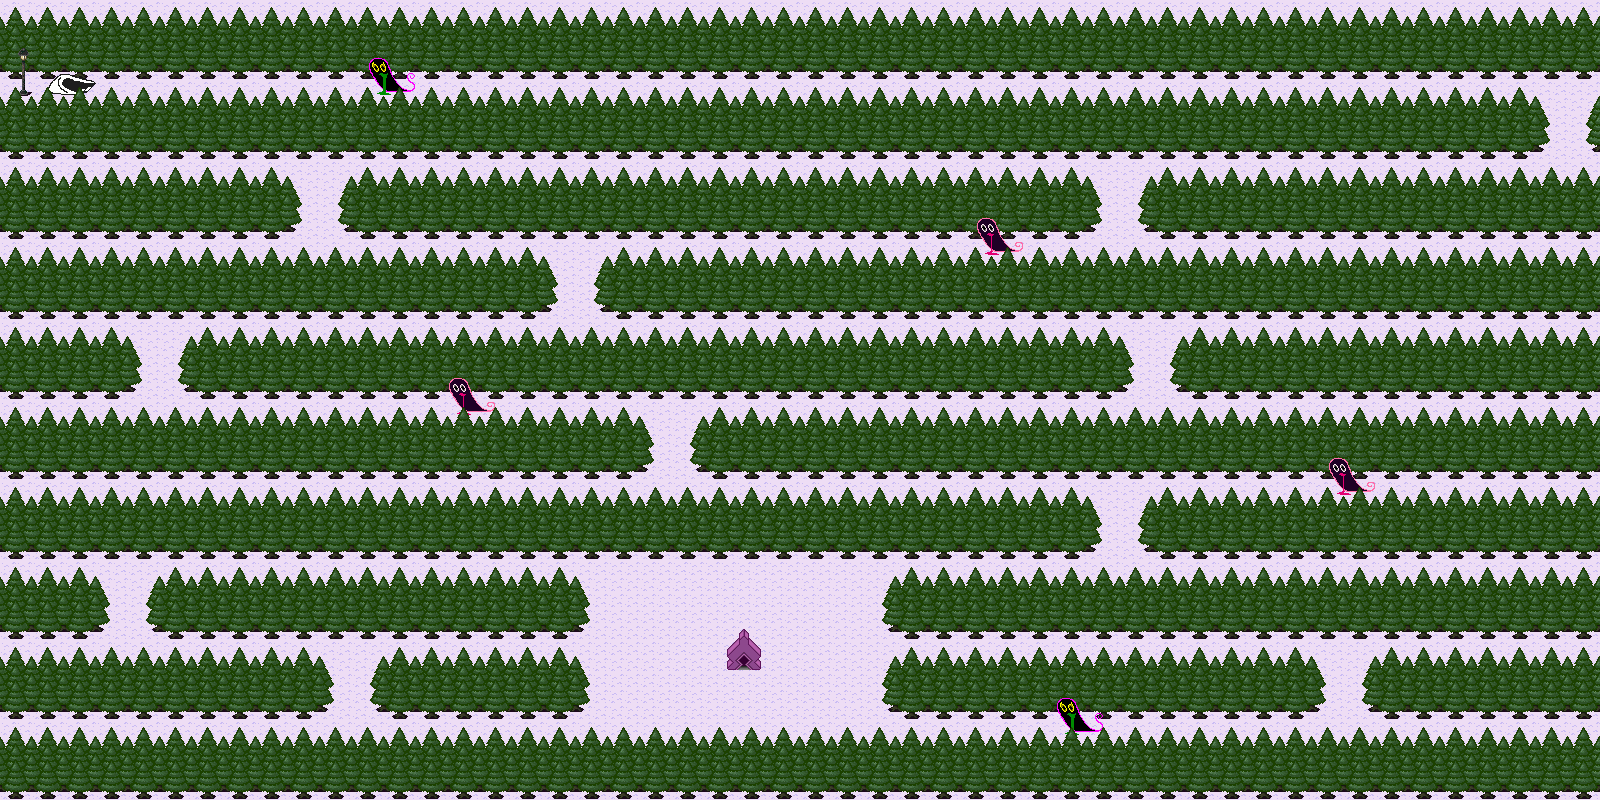

The image is a tile-based game level rendered from a .tmx file. Its description and source (layers, tilesets, objects; grid data summarised) follow:
An orthogonal 100x50 tile map with 16x16 px tiles, 7 tile layers (floor, wood, trucs, porte, ...), 3 tilesets and 46 objects (35x collision, enter_lost_wood1, enter_lost_wood2, spawn_lost_wood2, spawn_lost_wood1, ...).

<map version="1.8" tiledversion="1.8.2" orientation="orthogonal" renderorder="right-down" width="100" height="50" tilewidth="16" tileheight="16" infinite="0" nextlayerid="10" nextobjectid="62">
 <tileset firstgid="1" source="tileset_pinksea.tsx" />
 <tileset firstgid="481" source="tileset_yumeforest.tsx" />
 <tileset firstgid="961" source="white_desert.tsx" />
 <layer id="1" name="floor" width="100" height="50">
  <data>[5000 cells, 5000 non-empty, 1 distinct tile ids]</data>
 </layer>
 <layer id="3" name="wood" width="100" height="50">
  <data>[5000 cells, 3026 non-empty, 16 distinct tile ids]</data>
 </layer>
 <layer id="5" name="trucs" width="100" height="50">
  <data>[5000 cells, 48 non-empty, 21 distinct tile ids]</data>
 </layer>
 <layer id="4" name="porte" width="100" height="50">
  <data>[5000 cells, 11 non-empty, 11 distinct tile ids]</data>
 </layer>
 <layer id="6" name="bouche1" width="100" height="50">
  <data>[5000 cells, 0 non-empty, 0 distinct tile ids]</data>
 </layer>
 <layer id="8" name="bouche2" width="100" height="50">
  <data>[5000 cells, 0 non-empty, 0 distinct tile ids]</data>
 </layer>
 <layer id="7" name="top" width="100" height="50">
  <data>[5000 cells, 1665 non-empty, 13 distinct tile ids]</data>
 </layer>
 <objectgroup id="9" name="objets">
  <object id="2" type="collision" x="1" y="23" width="639" height="55" />
  <object id="3" type="collision" x="641" y="10" width="582" height="68" />
  <object id="4" type="collision" x="1223" y="6" width="378" height="71" />
  <object id="5" type="collision" x="1587" y="115" width="13" height="36" />
  <object id="6" type="collision" x="1113" y="109" width="432" height="48" />
  <object id="7" type="collision" x="536" y="109" width="576" height="47" />
  <object id="8" type="collision" x="-1" y="109" width="536" height="46" />
  <object id="9" type="collision" x="1" y="191" width="298" height="48" />
  <object id="10" type="collision" x="338" y="191" width="262" height="46" />
  <object id="11" type="collision" x="602" y="189" width="498" height="48" />
  <object id="13" type="collision" x="1141" y="189" width="461" height="49" />
  <object id="14" type="collision" x="963" y="270" width="636" height="49" />
  <object id="15" type="collision" x="596" y="269" width="367" height="49" />
  <object id="16" type="collision" x="0" y="268" width="554" height="51" />
  <object id="17" type="collision" x="-2" y="347" width="142" height="50" />
  <object id="18" type="collision" x="180" y="348" width="659" height="49" />
  <object id="19" type="collision" x="840" y="348" width="291" height="48" />
  <object id="20" type="collision" x="1175" y="347" width="422" height="50" />
  <object id="22" type="collision" x="934" y="428" width="666" height="51" />
  <object id="23" type="collision" x="692" y="428" width="243" height="51" />
  <object id="24" type="collision" x="125" y="429" width="528" height="49" />
  <object id="25" type="collision" x="-2" y="429" width="127" height="48" />
  <object id="26" type="collision" x="0" y="509" width="1101" height="50" />
  <object id="27" type="collision" x="1139" y="509" width="460" height="51" />
  <object id="28" type="collision" x="884" y="586" width="716" height="53" />
  <object id="29" type="collision" x="145" y="590" width="446" height="48" />
  <object id="33" type="collision" x="0" y="589" width="108" height="48" />
  <object id="34" type="collision" x="2" y="671" width="331" height="49" />
  <object id="35" type="collision" x="373" y="668" width="217" height="52" />
  <object id="36" type="collision" x="554" y="673" width="1" />
  <object id="38" type="collision" x="884" y="665" width="442" height="53" />
  <object id="43" type="collision" x="1363" y="665" width="237" height="54" />
  <object id="44" type="collision" x="1" y="748" width="1598" height="52" />
  <object id="46" type="collision" x="727" y="655" width="33.3333" height="18" />
  <object id="47" name="enter_lost_wood1" x="0" y="5" width="4" height="795" />
  <object id="48" name="enter_lost_wood2" x="1597" y="5" width="4" height="796" />
  <object id="49" name="spawn_lost_wood2" x="17.6667" y="552.333">
   <point />
  </object>
  <object id="51" name="spawn_lost_wood1" x="1554" y="314">
   <point />
  </object>
  <object id="52" type="collision" x="16" y="86" width="14" height="9" />
  <object id="53" name="enter_desert" x="48" y="74" width="48" height="18" />
  <object id="56" name="enter_darkworld2" x="727" y="669.5" width="33.75" height="4.75" />
  <object id="57" name="spawn_forest" x="727" y="675">
   <point />
  </object>
  <object id="58" name="spawn_evankhell" x="108" y="72.6667">
   <point />
  </object>
  <object id="59" name="rune_forestworld_path1" x="1568" y="719" width="16" height="17" />
  <object id="60" name="rune" x="1778" y="683">
   <point />
  </object>
  <object id="61" name="npc_forest_path1" x="816" y="591.5" width="16.5" height="18" />
 </objectgroup>
</map>
